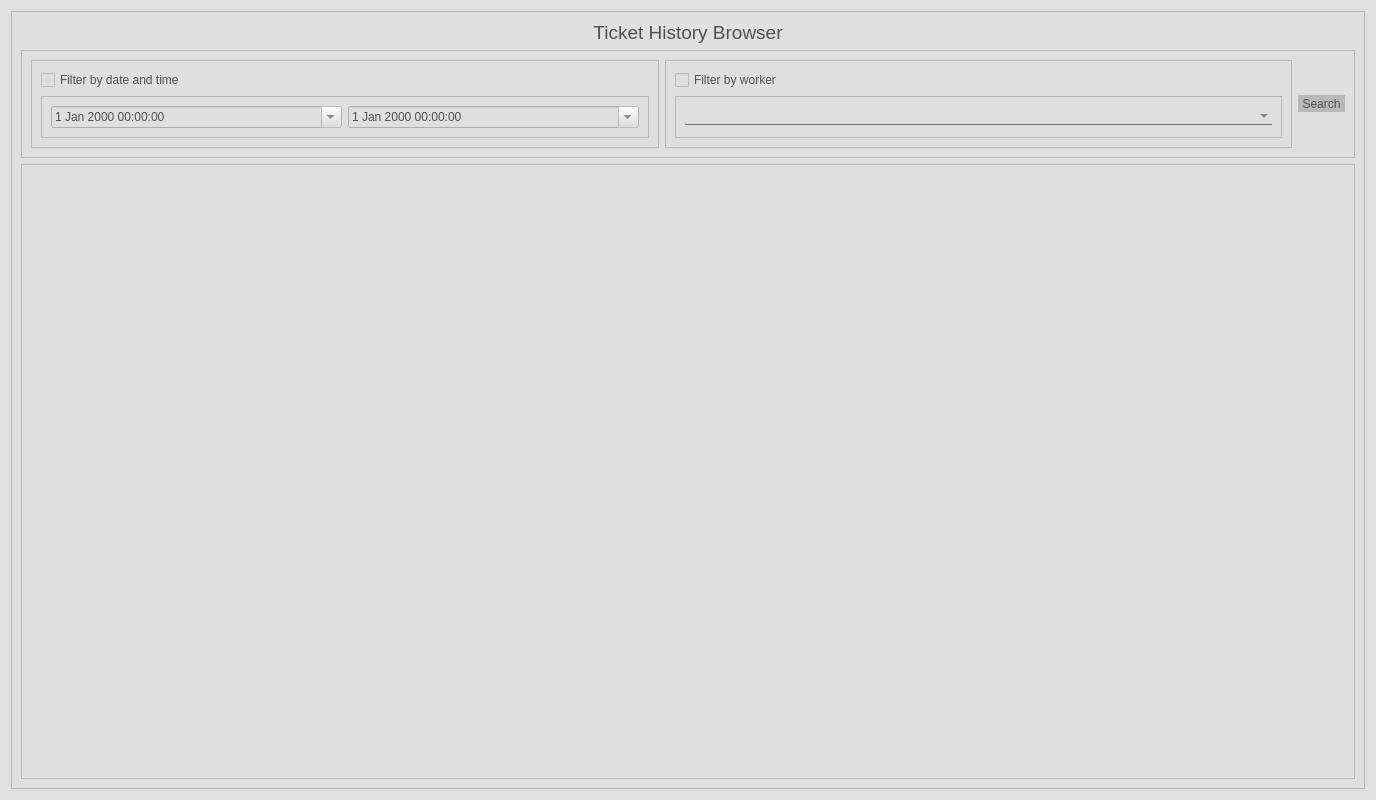
<?xml version="1.0" encoding="UTF-8"?>
<ui version="4.0">
 <class>Dialog</class>
 <widget class="QDialog" name="Dialog">
  <property name="geometry">
   <rect>
    <x>0</x>
    <y>0</y>
    <width>1376</width>
    <height>800</height>
   </rect>
  </property>
  <property name="minimumSize">
   <size>
    <width>1200</width>
    <height>800</height>
   </size>
  </property>
  <property name="windowTitle">
   <string>Ticket History</string>
  </property>
  <property name="windowIcon">
   <iconset resource="../resource/resource.qrc">
    <normaloff>:/Simple icons/simple_icons/fi-rr-incognito.svg</normaloff>:/Simple icons/simple_icons/fi-rr-incognito.svg</iconset>
  </property>
  <property name="styleSheet">
   <string notr="true">*
{
	
	font: 14pt &quot;MS Shell Dlg 2&quot;;
	
	color: rgb(79, 79, 79);
	background-color:  rgba(223, 223, 223, 200);
}


QToolButton
{ 
	alternate-background-color: rgb(255, 255, 255);
	background-color: rgb(185, 185, 185);
	border-width: 2px;
    border-radius: 10px;
	position: center;
 }

QToolButton:hover
{
	background: rgba(225, 225, 225, 180);
	border-style: dashed;
}

QToolButton:pressed
{
	
	background-color: rgb(136, 136, 136, 180);
	border-width: 2px;
    border-radius: 10px;
}

QLineEdit
{
	background: transparent;
	color: rgb(121, 121, 121);
	border: none;
	border-bottom: 1px solid #717072
}

QComboBox
{
	background: transparent;
	color: rgb(88, 88, 88);
	border: none;
	border-bottom: 1px solid #717072;
	font: 14pt &quot;MS Shell Dlg 2&quot;;
}</string>
  </property>
  <layout class="QVBoxLayout" name="verticalLayout">
   <item>
    <widget class="QFrame" name="frame">
     <property name="frameShape">
      <enum>QFrame::StyledPanel</enum>
     </property>
     <property name="frameShadow">
      <enum>QFrame::Raised</enum>
     </property>
     <layout class="QVBoxLayout" name="verticalLayout_2">
      <item>
       <widget class="QLabel" name="l_title">
        <property name="font">
         <font>
          <family>MS Shell Dlg 2</family>
          <pointsize>14</pointsize>
          <italic>false</italic>
          <bold>false</bold>
         </font>
        </property>
        <property name="text">
         <string>Ticket History Browser</string>
        </property>
        <property name="alignment">
         <set>Qt::AlignCenter</set>
        </property>
       </widget>
      </item>
      <item>
       <widget class="QFrame" name="frame_2">
        <property name="minimumSize">
         <size>
          <width>0</width>
          <height>100</height>
         </size>
        </property>
        <property name="frameShape">
         <enum>QFrame::StyledPanel</enum>
        </property>
        <property name="frameShadow">
         <enum>QFrame::Raised</enum>
        </property>
        <layout class="QHBoxLayout" name="horizontalLayout_2">
         <item>
          <widget class="QFrame" name="frame_3">
           <property name="frameShape">
            <enum>QFrame::StyledPanel</enum>
           </property>
           <property name="frameShadow">
            <enum>QFrame::Raised</enum>
           </property>
           <layout class="QVBoxLayout" name="verticalLayout_3">
            <item>
             <widget class="QCheckBox" name="cb_sellHistory_DateTime">
              <property name="text">
               <string>Filter by date and time</string>
              </property>
             </widget>
            </item>
            <item>
             <widget class="QFrame" name="frame_5">
              <property name="frameShape">
               <enum>QFrame::StyledPanel</enum>
              </property>
              <property name="frameShadow">
               <enum>QFrame::Raised</enum>
              </property>
              <layout class="QHBoxLayout" name="horizontalLayout_3">
               <item>
                <widget class="QDateTimeEdit" name="dte_sellHistory_dateStart">
                 <property name="enabled">
                  <bool>false</bool>
                 </property>
                 <property name="calendarPopup">
                  <bool>true</bool>
                 </property>
                </widget>
               </item>
               <item>
                <widget class="QDateTimeEdit" name="dte_sellHistory_dateEnd">
                 <property name="enabled">
                  <bool>false</bool>
                 </property>
                 <property name="calendarPopup">
                  <bool>true</bool>
                 </property>
                </widget>
               </item>
              </layout>
             </widget>
            </item>
           </layout>
          </widget>
         </item>
         <item>
          <widget class="QFrame" name="frame_4">
           <property name="frameShape">
            <enum>QFrame::StyledPanel</enum>
           </property>
           <property name="frameShadow">
            <enum>QFrame::Raised</enum>
           </property>
           <layout class="QVBoxLayout" name="verticalLayout_4">
            <item>
             <widget class="QCheckBox" name="cb_sellHistory_worker">
              <property name="text">
               <string>Filter by worker</string>
              </property>
             </widget>
            </item>
            <item>
             <widget class="QFrame" name="frame_6">
              <property name="frameShape">
               <enum>QFrame::StyledPanel</enum>
              </property>
              <property name="frameShadow">
               <enum>QFrame::Raised</enum>
              </property>
              <layout class="QHBoxLayout" name="horizontalLayout_4">
               <item>
                <widget class="QComboBox" name="cb_sellHistory_workerName">
                 <property name="enabled">
                  <bool>false</bool>
                 </property>
                </widget>
               </item>
              </layout>
             </widget>
            </item>
           </layout>
          </widget>
         </item>
         <item>
          <widget class="QToolButton" name="tb_search">
           <property name="sizePolicy">
            <sizepolicy hsizetype="Fixed" vsizetype="Maximum">
             <horstretch>0</horstretch>
             <verstretch>0</verstretch>
            </sizepolicy>
           </property>
           <property name="text">
            <string>Search</string>
           </property>
           <property name="icon">
            <iconset resource="../resource/resource.qrc">
             <normaloff>:/Simple icons/simple_icons/fi-rr-search.svg</normaloff>:/Simple icons/simple_icons/fi-rr-search.svg</iconset>
           </property>
           <property name="iconSize">
            <size>
             <width>32</width>
             <height>32</height>
            </size>
           </property>
           <property name="toolButtonStyle">
            <enum>Qt::ToolButtonTextUnderIcon</enum>
           </property>
          </widget>
         </item>
        </layout>
       </widget>
      </item>
      <item>
       <widget class="QTableWidget" name="tw_sellHistory">
        <property name="font">
         <font>
          <family>MS Shell Dlg 2</family>
          <pointsize>14</pointsize>
          <italic>false</italic>
          <bold>false</bold>
         </font>
        </property>
        <property name="editTriggers">
         <set>QAbstractItemView::NoEditTriggers</set>
        </property>
        <property name="selectionMode">
         <enum>QAbstractItemView::SingleSelection</enum>
        </property>
        <property name="selectionBehavior">
         <enum>QAbstractItemView::SelectRows</enum>
        </property>
       </widget>
      </item>
     </layout>
    </widget>
   </item>
  </layout>
 </widget>
 <resources>
  <include location="../resource/resource.qrc"/>
 </resources>
 <connections>
  <connection>
   <sender>cb_sellHistory_DateTime</sender>
   <signal>toggled(bool)</signal>
   <receiver>dte_sellHistory_dateStart</receiver>
   <slot>setEnabled(bool)</slot>
   <hints>
    <hint type="sourcelabel">
     <x>191</x>
     <y>83</y>
    </hint>
    <hint type="destinationlabel">
     <x>181</x>
     <y>116</y>
    </hint>
   </hints>
  </connection>
  <connection>
   <sender>cb_sellHistory_DateTime</sender>
   <signal>toggled(bool)</signal>
   <receiver>dte_sellHistory_dateEnd</receiver>
   <slot>setEnabled(bool)</slot>
   <hints>
    <hint type="sourcelabel">
     <x>315</x>
     <y>84</y>
    </hint>
    <hint type="destinationlabel">
     <x>307</x>
     <y>126</y>
    </hint>
   </hints>
  </connection>
  <connection>
   <sender>cb_sellHistory_worker</sender>
   <signal>toggled(bool)</signal>
   <receiver>cb_sellHistory_workerName</receiver>
   <slot>setEnabled(bool)</slot>
   <hints>
    <hint type="sourcelabel">
     <x>511</x>
     <y>81</y>
    </hint>
    <hint type="destinationlabel">
     <x>521</x>
     <y>122</y>
    </hint>
   </hints>
  </connection>
 </connections>
</ui>
